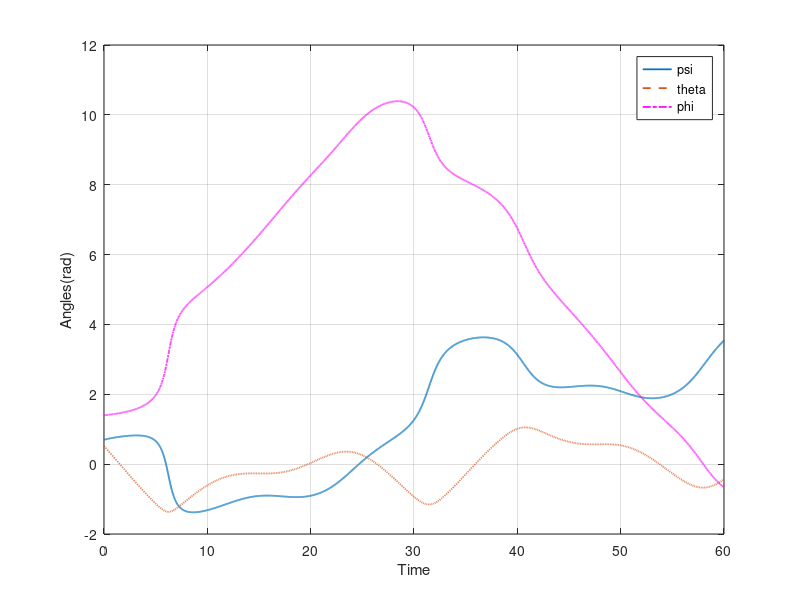

This chart was generated by the following MATLAB code:
clc
clear all

tf = 60;
s = 0.01;
t = 0:s:tf;

N = length(t);

x0 = deg2rad([40 30 80]');

B = @(theta)(1/cos(theta(2)))*[0 sin(theta(3)) cos(theta(3)); 
                               0 cos(theta(2))*cos(theta(3)) -sin(theta(3))*cos(theta(2)); 
                               cos(theta(2)) sin(theta(2))*sin(theta(3)) cos(theta(3))*sin(theta(2))];

w = @(t)deg2rad(20*[sin(0.1*t) 0.01 cos(0.1*t)]');

rates = zeros(N,3);
rates(1,1) = x0(1);
rates(1,2) = x0(2);
rates(1,3) = x0(3);

res = 0;

for k = 1:N-1
    
    %x0 = wrapToPi(x0);
    xk = x0 + s*B(x0)*w(t(k));
    x0 = xk;
    rates(k+1,:) = x0';
 
end

rate42 = rates(4201,:)
nrate = norm(rate42)

psi = rates(:,1);
tht = rates(:,2);
phi = rates(:,3);

figure

plot(t,psi,'-','LineWidth',1.25);
hold on
plot(t,tht,'--','LineWidth',1.25);
plot(t,phi,'-.m','LineWidth',1.25);
hold off
legend('psi','theta','phi');
xlabel('Time')
ylabel('Angles(rad)')
grid;